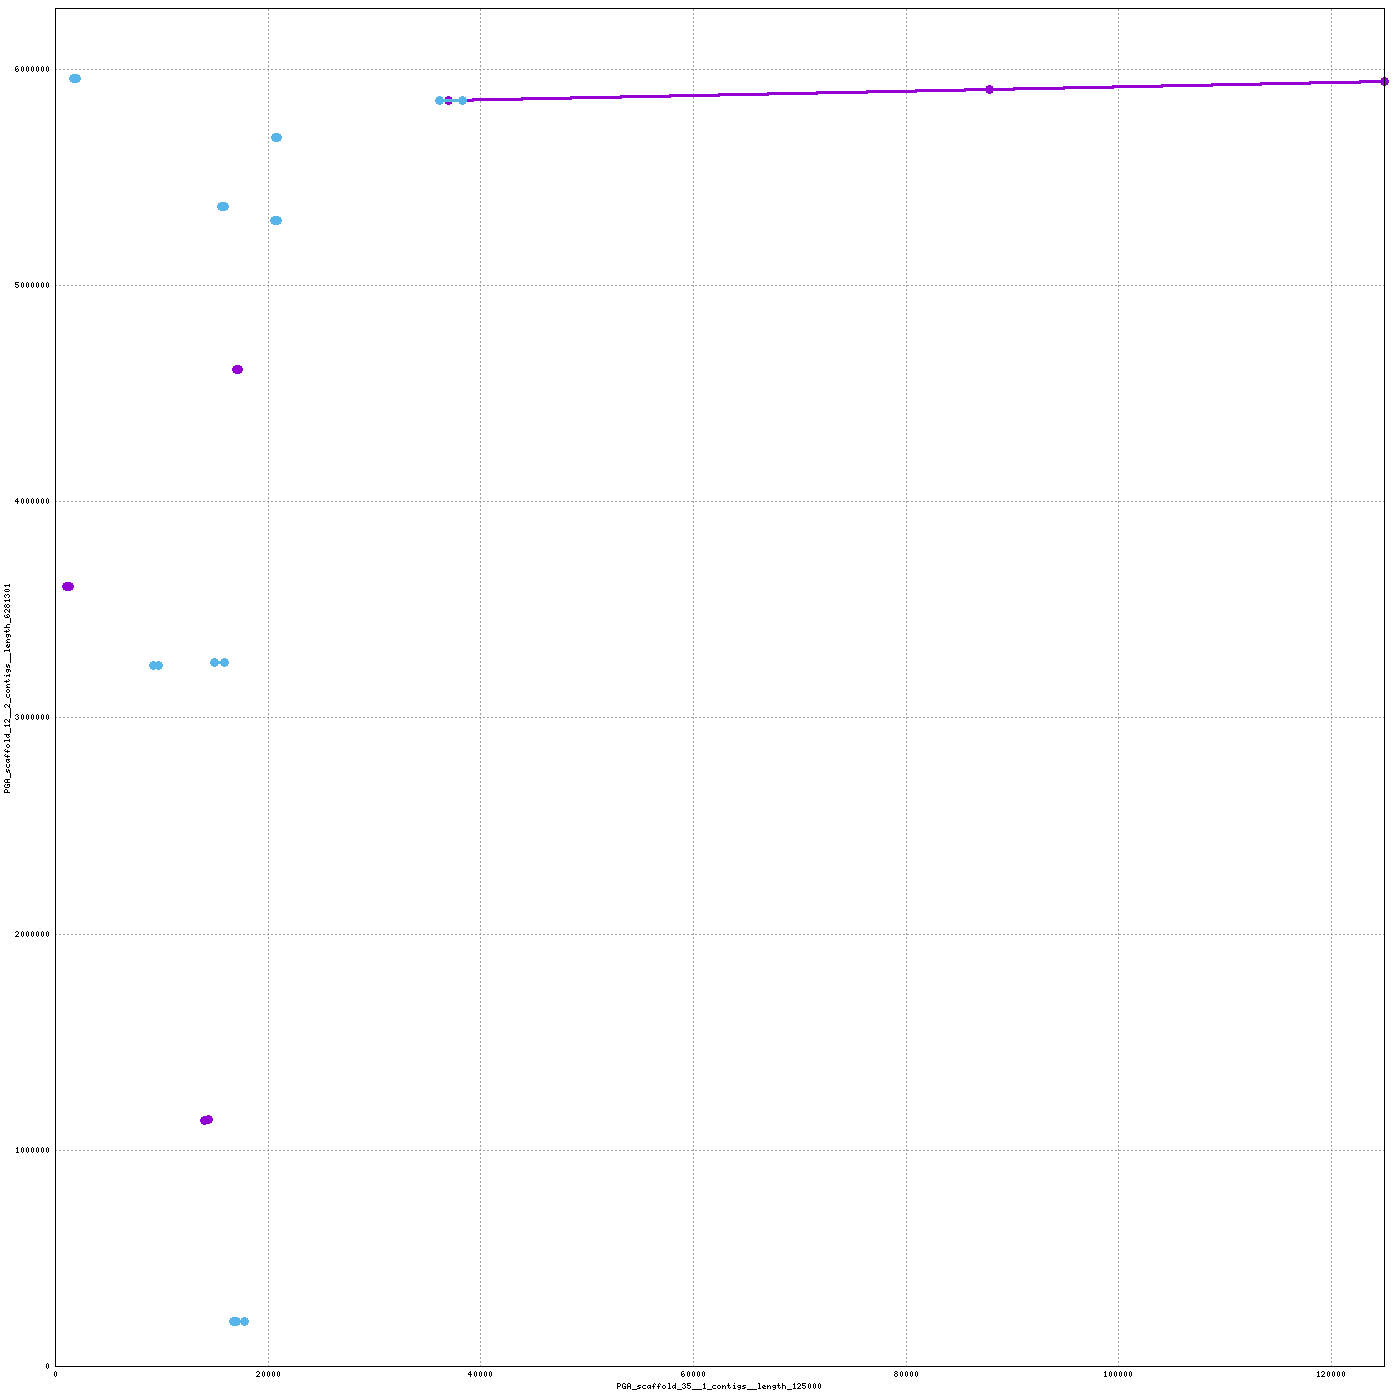

This chart was generated by the following gnuplot code:
set terminal png tiny size 1400,1400
set output "/home/mike/Desktop/scripts/snakes/plot_pairs/hiCversion1.linear/nucmer/nucmer.69.png"
set size 1,1
set grid
unset key
set border 15
set tics scale 0
set xlabel "PGA_scaffold_35__1_contigs__length_125000"
set ylabel "PGA_scaffold_12__2_contigs__length_6281301"
set format "%.0f"
set mouse format "%.0f"
set mouse mouseformat "[%.0f, %.0f]"
if(GPVAL_VERSION < 5) set mouse clipboardformat "[%.0f, %.0f]"
set xrange [1:125000]
set yrange [1:6281301]
set style line 1  lt 1 lw 3 pt 6 ps 1
set style line 2  lt 3 lw 3 pt 6 ps 1
set style line 3  lt 2 lw 3 pt 6 ps 1
plot \
 "/home/mike/Desktop/scripts/snakes/plot_pairs/hiCversion1.linear/nucmer/nucmer.69.fplot" title "FWD" w lp ls 1, \
 "/home/mike/Desktop/scripts/snakes/plot_pairs/hiCversion1.linear/nucmer/nucmer.69.rplot" title "REV" w lp ls 2
